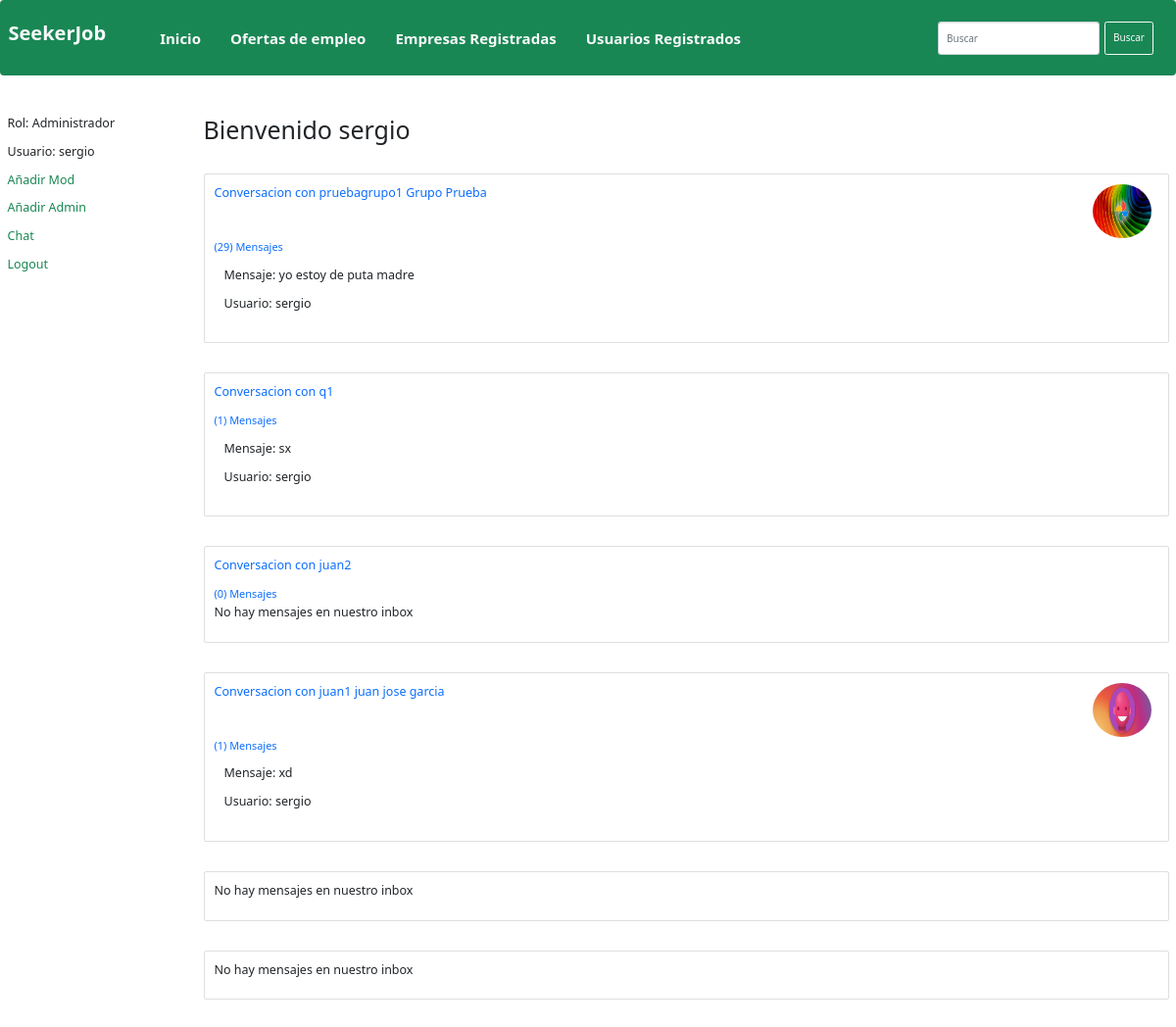
Screenshot of /seekerJob/inbox (signed in) with the database file from the repository.
### seekerJob/models.py (models this page shows, shortened)
class ModelBase(models.Model):
    id = models.UUIDField(default=uuid.uuid4, primary_key=True, db_index=True, editable=True)
    tiempo= models.DateTimeField(auto_now=True)
    actualizar=models.DateTimeField(auto_now=True)
    class Meta:
        abstract= True

class CanalUsuario(ModelBase):
    canal= models.ForeignKey("Canal", null=True, on_delete=models.SET_NULL)
    usuario= models.ForeignKey(User, on_delete=models.CASCADE)

class Empresa(models.Model):
    login=models.ForeignKey(User, on_delete=models.CASCADE)
    nombre_empresa=models.CharField(max_length=100)
    telefono=models.CharField(max_length=15, blank=True)
    email=models.CharField(max_length=100, blank=True)
    Foto= models.ImageField("Imagen de Perfil", default="user-default.png")

class Canal(ModelBase):
    usuarios= models.ManyToManyField(User, blank=True, through=CanalUsuario)
    objects=CanalManager()

class CanalMensaje(ModelBase):
    canal= models.ForeignKey("Canal", on_delete=models.CASCADE)
    usuario = models.ForeignKey(User, on_delete=models.CASCADE)
    texto = models.TextField()

class Usuario(models.Model):
    login=models.ForeignKey(User, on_delete=models.CASCADE)
    nombre=models.CharField(max_length=50)
    apellido=models.CharField(max_length=70, blank=True)
    anioNacimiento=models.DateField(blank=True)
    Foto= models.ImageField("Imagen de Perfil", default="user-default.png")

### seekerJob/views.py (the view)
# urls.py: path("inbox", views.inbox.as_view(), name="inbox"),
class inbox(View):
    def get(self, request):
        inbox= Canal.objects.filter(canalusuario__usuario__in=[request.user.id])
        context={
            "inbox":inbox
        }
        return render(request, "seekerJob/inbox.html", context)

### seekerJob/models.py (called while the page is built)
    def get_queryset(self, *args, **kwargs):
        return CanalQuerySet(self.model, using=self._db)

### seekerJob/templatetags/groups_tags.py (called while the page is built)
@register.filter(name="has_group")
def has_group(user, group_name):
    return user.groups.filter(name=group_name).exists()

### seekerJob/templates/seekerJob/inbox.html
{% extends "base_generic.html" %}
{% load groups_tags %}
{% block content %}
<h1 class="my-3">Bienvenido {{user}}</h1>
{% for inbox in inbox%}
<div class="div_inbox card mx-auto my-5 px-3 py-3" >
{% for second_user in inbox.canalusuario_set.all%}
{% if second_user.usuario == request.user %}
{% else %}
<a href="{% url 'detailms' second_user.usuario.username %}" class="text-decoration-none">
    {% if "Empresas" == second_user.usuario.groups.all.0.name %}
    {% with second_user.usuario.empresa_set.all|first as empresa %}
    <div class="container p-0 m-0" >
        <div class="row" >
            <div class="col" >
    <p> Conversacion con {{second_user.usuario}} {{empresa.nombre_empresa}} </p>
</div>
<div class="col-1" >
<img src="{{empresa.Foto.url}}" class="img-circle" width="60px" height="55px">
</div>
</div>
</div>
    {% endwith %}
    {% elif "Usuarios" == second_user.usuario.groups.all.0.name %}
    {% with second_user.usuario.usuario_set.all|first as usuario %}
    <div class="container p-0" >
        <div class="row" >
            <div class="col" >
    <p> Conversacion con {{second_user.usuario}} {{usuario.nombre}} {{usuario.apellido}}  </p>
</div>
<div class="col-1" >
    <img src="{{usuario.Foto.url}}" class="img-circle" width="60px" height="55px">
</div>
</div>
</div>
    {% endwith %}
    {% else %}
    <p> Conversacion con {{second_user.usuario}} </p>
    {% endif %}
    <small> ({{inbox.canalmensaje_set.count}}) Mensajes</small>
</a>
{% endif %}
{% endfor %}
{% if inbox.canalmensaje_set.count != 0 %}
<div class="div_ms_inbox card-body">
    {% with ultimo_mensaje=inbox.canalmensaje_set.last %}
    <p> Mensaje: {{ ultimo_mensaje.texto}}</p>
    <p> Usuario: {{ultimo_mensaje.usuario}} </p>
    {% endwith %}
</div>
{% else %}
    <p> No hay mensajes en nuestro inbox</p>
{% endif %}
</div>
{% empty %}
<h1>Inbox vacio</h1>
{% endfor %}
{% endblock %}

### seekerJob/templates/base_generic.html (shortened to what this page needs)
<!DOCTYPE html>
<html lang="en">
<head>
  <link rel="stylesheet" href="https://maxcdn.bootstrapcdn.com/bootstrap/3.3.7/css/bootstrap.min.css">
  {% load static %}
  <link rel="stylesheet" href="{% static 'css/styles.css' %}">
  <link href="https://cdn.jsdelivr.net/npm/bootstrap@5.1.3/dist/css/bootstrap.min.css" rel="stylesheet">
</head>
{% load groups_tags %}
<body class="fs-5">
  <nav class="navbar navbar-expand-lg navbar-light bg-success " id="navbar-color">
    <div class="container-fluid">
      <a class="navbar-brand fs-2 mt-4 text-light fw-bold" href="{% url 'index' %}">SeekerJob</a>
      <div class="collapse navbar-collapse" id="navbard">
        <ul class="navbar-nav me-auto mb-2 mb-lg-0">
          <li class="nav-item mx-3">
            <a class="nav-link active fs-4 text-light fw-bold" href="{% url 'index' %}">Inicio</a>
          </li>
          <li class="nav-item mx-3">
            <a class="nav-link active fs-4 text-light fw-bold" href="{% url 'OfertasDeEmpleo' %}"> Ofertas de empleo</a>
          </li>
          {% if user.is_authenticated %}
          {% if  request.user|has_group:"Empresas" or  request.user|has_group:"Administradores" or request.user|has_group:"Moderadores" or request.user.is_superuser  %}
          <li class="nav-item mx-3">
            <a class="nav-link active fs-4 text-light fw-bold" href="{% url 'listadoEmpresas' %}"> Empresas Registradas</a>
          </li>
          {% endif %}
          {% endif %}
          <li class="nav-item mx-3">
            <a class="nav-link active fs-4 text-light fw-bold" href="{% url 'listadoUsuarios' %}"> Usuarios Registrados</a>
          </li>
        </ul>
        <form class="d-flex" method="POST" action="{% url 'buscador' %}">
          <input class="form-control me-2" type="search" placeholder="Buscar" name="searched">
          <button class="btn btn-outline-light" type="submit">Buscar</button>
        </form>
      </div>
    </div>
    </nav>
  <div class="container-fluid">
    <div class="row">
      <div class="col-sm-2">
     <ul class="sidebar-nav">
     {% if user.is_authenticated %}
     {% if  request.user|has_group:"Administradores"  or request.user.is_superuser %}
     <li class="my-3 ">Rol: Administrador</li>
     {% elif  request.user|has_group:"Moderadores" %}
     <li class="my-3 ">Rol: Moderadore</li>
     {% elif  request.user|has_group:"Usuarios" %}
     <li class="my-3 ">Rol: Usuario</li>
     {% elif  request.user|has_group:"Empresas" %}
     <li class="my-3 ">Rol: Empresa</li>
     {% endif %}
       <li class="my-3 ">Usuario: {{ user.get_username }}</li>
     {% if  request.user.is_superuser %}
     <li class="my-3 "><a class="text-success text-decoration-none" href="{% url 'nuevo_Mod' %}">Añadir Mod</a></li>
     <li class="my-3 "><a class="text-success text-decoration-none" href="{% url 'nuevoAdmin' %}">Añadir Admin</a></li>
     {% endif %}
       <li class="my-3"><a class="text-success text-decoration-none" href="{% url 'inbox' %}">Chat</a></li>
       <li class="my-3"> <a class="text-success text-decoration-none" href="{% url 'logout'%}?next={% url 'index'%}">Logout</a></li>
     {% else %}
       <li><a class="text-success text-decoration-none" href="{% url 'login'%}?next={{request.path}}">Login</a></li>
     {% endif %}
    </ul>
      </div>
      <div class="col-sm-10 my-3 ">
      {% block content %}{% endblock %}
      </div>
    </div>
  </div>
</body>
</html>

### seekerJob/static/css/styles.css (style rules this page uses)
.sidebar-nav { margin-top: 20px; padding: 0; list-style: none; }

### rows the page displays
Canal: canalmensaje_set.count "29", canalmensaje_set.last.texto "yo estoy de puta madre", canalmensaje_set.last.usuario "sergio"
CanalUsuario: usuario "pruebagrupo1", Foto (picture)
Empresa: nombre_empresa "Grupo Prueba"
Canal: canalmensaje_set.count "1", canalmensaje_set.last.texto "sx", canalmensaje_set.last.usuario "sergio"
CanalUsuario: usuario "q1"
Canal: canalmensaje_set.count "0", shows "No hay mensajes en nuestro inbox"
CanalUsuario: usuario "juan2"
Canal: canalmensaje_set.count "1", canalmensaje_set.last.texto "xd", canalmensaje_set.last.usuario "sergio"
CanalUsuario: usuario "juan1", Foto (picture)
Usuario: nombre "juan", apellido "jose garcia"
Canal: shows "No hay mensajes en nuestro inbox"
Canal: shows "No hay mensajes en nuestro inbox"

### other values shown
{{ user.get_username }} "sergio"
{{ user }} "sergio"
